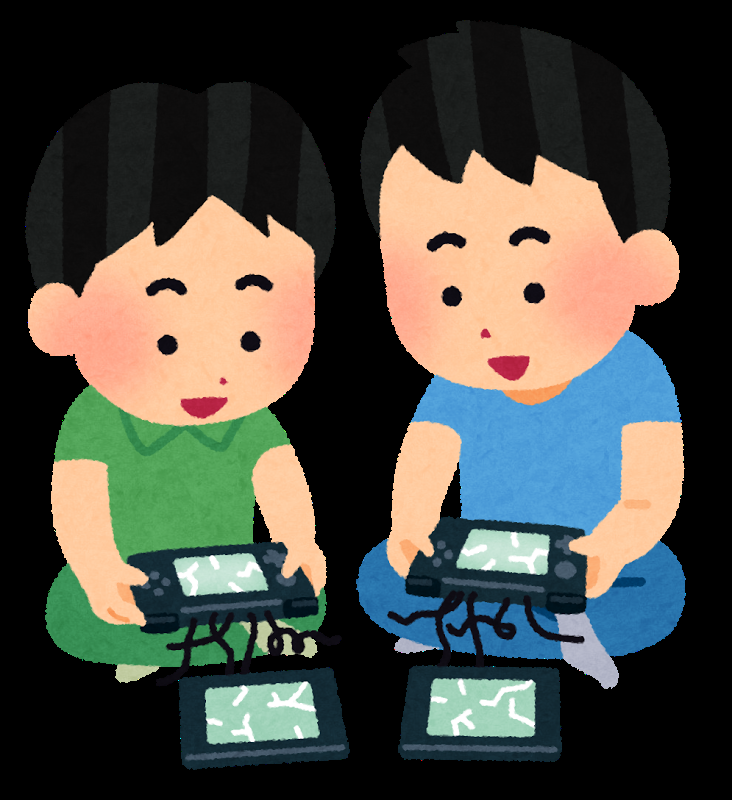
%> input picture image/game_keitai_broken_kids.png, 732 x 800 px
$ octave kadai7.m   (GNU Octave 9; MATLAB toolbox functions it lacks are replaced by stand-ins)
%> lines starting %> are read from the running program, lines starting %| are printed output that depends on the picture
% 課題7　ダイナミックレンジの拡大
% 画素のダイナミックレンジを０から２５５にせよ．
% 下記はサンプルプログラムである．
% 課題作成にあたっては「Lenna」以外の画像を用いよ．
% 例

clearvars; close all; clc;

ORG = imread('image/game_keitai_broken_kids.png'); % 画像の読み込み
%> ORG is the input picture: size 800x732x3 uint8; mean R, G, B 75.5, 75.6, 67.7
%ORG = imread('image/kadai2_5.jpg'); % 画像の読み込み
ORG = rgb2gray(ORG); % 白黒濃淡画像に変換
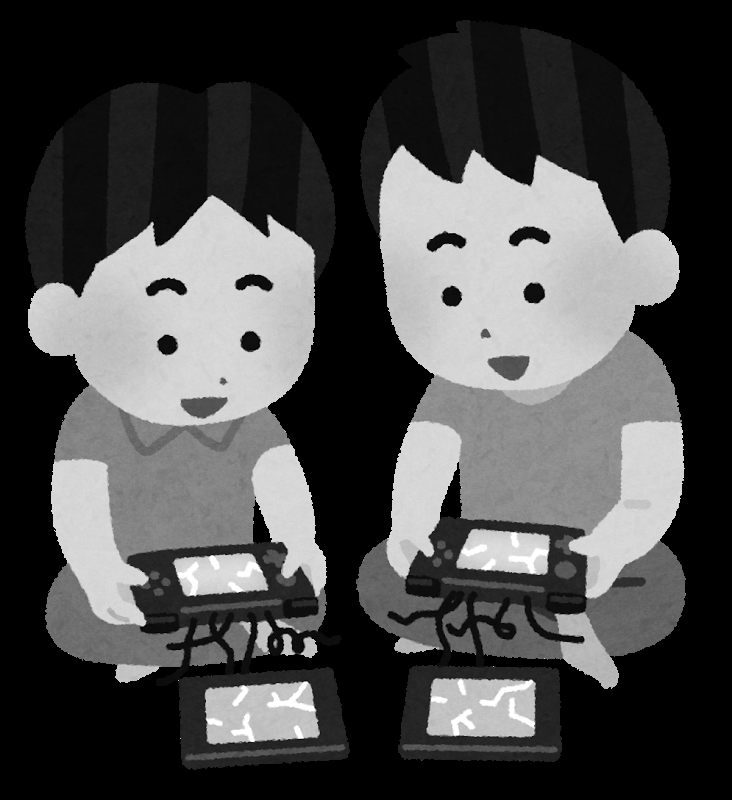
%> ORG: size 800x732 uint8; min 0, max 255, mean 74.6
imagesc(ORG); colormap(gray); colorbar; axis image; % 画像の表示
pause;
imhist(ORG); % 濃度ヒストグラムを生成、表示
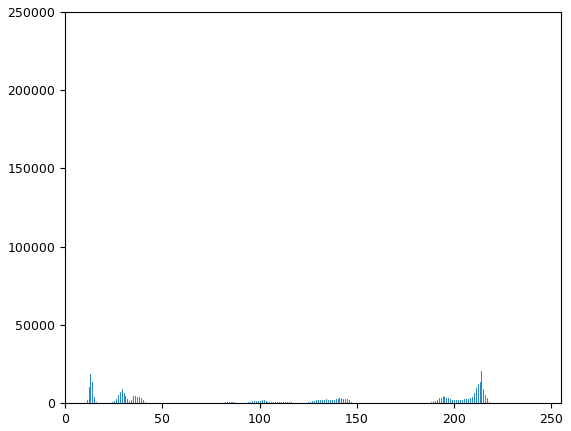
%> figure redrawn from the program's plot data; highest point at x = 0, y = 231455
pause;
ORG = double(ORG);
%> ORG: size 800x732 double
mn = min(ORG(:)); % 濃度値の最小値を算出
%> mn = 0
mx = max(ORG(:)); % 濃度値の最大値を算出
%> mx = 255
ORG = (ORG-mn)/(mx-mn)*255;
imagesc(ORG); colormap(gray); colorbar; axis image; % 画像の表示
pause;
%ORG = uint8(ORG); % この行について考察せよ
imhist(ORG); % 濃度ヒストグラムを生成、表示
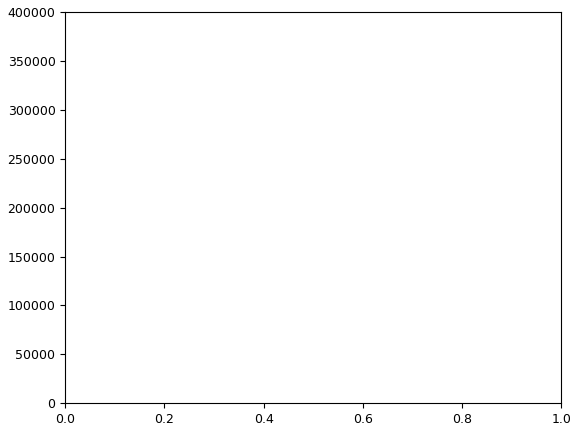
%> figure redrawn from the program's plot data; highest point at x = 1, y = 354145

return;
